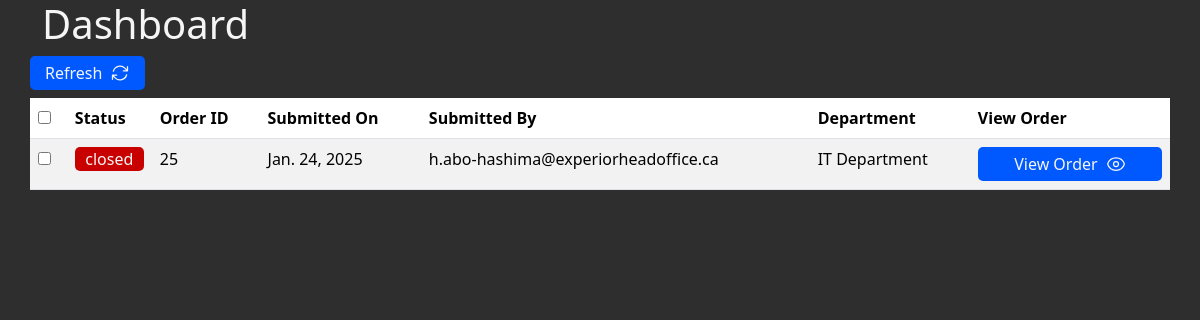
The page / on the database its author committed.
### core/models.py (models this page shows)
class Order(models.Model):
    status = models.CharField(max_length=10, default="open")
    responder = models.CharField(max_length=100, default='')
    submission_id = models.CharField(max_length=100, default='')
    submission_date = models.DateField(default=timezone.now().date())
    department = models.CharField(max_length=50, default='')
    items = models.CharField(max_length=50, default='')
    price = models.FloatField(default=0.0)
    variation = models.CharField(max_length=200, default='No variation provided')
    notes = models.CharField(max_length=200, default='No notes provided')
    quantity = models.IntegerField(default=0)
    ship_to = models.CharField(max_length=100, default='')
    shipping_address = models.CharField(max_length=100, blank=True, default='No shipping address provided')
    hyperlink = models.CharField(max_length=500, default='')
    tracking_url = models.CharField(max_length=500, default='No tracking url provided')
    private_notes = models.CharField(max_length=5000, default='')

### dashboard_app/views.py (the view)
# urls.py: path('', views.index, name='dashboard'),
def index(request):
    context = Order.objects.all()
    return render(request, 'dashboard_app/index.html', context={'orders': context})

### templates/dashboard_app/index.html (shortened to what this page needs)
{% extends 'base.html' %}
{% load static %}
{% block page_style %}
<link rel="stylesheet" href="{% static 'dashboard_app/css/dashboard.css' %}" />
{% endblock %}
{% block main_content %}
<div class="container">
    <div class="row align-items-center justify-content-center">
        <h1>Dashboard</h1>
    </div>
    <div class="row mb-2">
        <div class="col-auto g-0">
            <a class="btn-std btn-icon link-no-style" href="{% url 'dashboard' %}">
                Refresh
                <svg class="ms-2" xmlns="http://www.w3.org/2000/svg" viewBox="0 0 24 24">
                    <path stroke-linecap="round" stroke-linejoin="round"
                        d="M16.023 9.348h4.992v-.001M2.985 19.644v-4.992m0 0h4.992m-4.993 0 3.181 3.183a8.25 8.25 0 0 0 13.803-3.7M4.031 9.865a8.25 8.25 0 0 1 13.803-3.7l3.181 3.182m0-4.991v4.99" />
                </svg>
            </a>
        </div>
    </div>
    <div class="row">
        <table class="table table-striped">
            <thead>
                <tr>
                    <th>
                        <input type="checkbox"/>
                    </th>
                    <th>Status</th>
                    <th>Order ID</th>
                    <th>Submitted On</th>
                    <th>Submitted By</th>
                    <th>Department</th>
                    <th>View Order</th>
                </tr>
            </thead>
            <tbody>
                {% for order in orders %}
                <tr>
                    <td>
                        <input id="select-order-{{ order.id }}" type="checkbox" />
                    </td>
                    <td>
                        {% if order.status == 'completed' %}
                        <span class="order-status-tag order-status-completed">{{ order.status }}</span>
                        {% elif order.status == 'closed' %}
                        <span class="order-status-tag order-status-closed">{{ order.status }}</span>
                        {% else %}
                        <span class="order-status-tag order-status-open">{{ order.status }}</span>
                        {% endif %}
                    </td>
                    <td>{{ order.id }}</td>
                    <td>{{ order.submission_date }}</td>
                    <td>{{ order.responder }}</td>
                    <td>{{ order.department }}</td>
                    <td>
                        <a class="btn-std btn-icon link-no-style" href="{% url 'view order' order_id=order.id %}">
                            View Order
                        </a>
                    </td>
                </tr>
                {% endfor %}
            </tbody>
        </table>
    </div>
</div>
{% endblock %}

### static/css/base.css (style rules this page uses)
:root { --bg: #2e2e2e; --text: whitesmoke; --button-bg: #0059ff; --button-hover: #2773ff; --button-text: whitesmoke; }
*, html, body { box-sizing: border-box; }
html, body { height: 100%; color: var(--text); background-color: var(--bg); }
.btn-std { display: flex; align-items: center; justify-content: center; border: 0; border-radius: 5px; padding: 5px 15px; color: var(--button-text); background-color: var(--button-bg); transition: background-color 0.3s; }
.btn-icon > svg { height: 20px; fill: none; stroke-width: 1.5; stroke: whitesmoke; }
a.link-no-style { text-decoration: none; }
.order-status-tag { display: flex; justify-content: center; border-radius: 5px; }
.order-status-closed { color: whitesmoke; background-color: #c90000; }

### rows shown on the page
Order: status "closed", id "25", submission_date "Jan. 24, 2025", responder "h.abo-hashima@experiorheadoffice.ca", department "IT Department"
